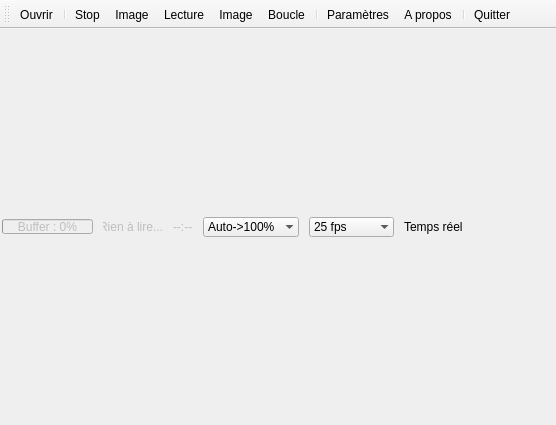
<?xml version="1.0" encoding="UTF-8"?>
<ui version="4.0">
 <class>MainWindow</class>
 <widget class="QMainWindow" name="MainWindow">
  <property name="geometry">
   <rect>
    <x>0</x>
    <y>0</y>
    <width>540</width>
    <height>425</height>
   </rect>
  </property>
  <property name="acceptDrops">
   <bool>true</bool>
  </property>
  <property name="windowTitle">
   <string>Duduf Frame Player</string>
  </property>
  <property name="windowIcon">
   <iconset resource="ressources.qrc">
    <normaloff>:/icones/dufrap</normaloff>:/icones/dufrap</iconset>
  </property>
  <property name="toolButtonStyle">
   <enum>Qt::ToolButtonTextBesideIcon</enum>
  </property>
  <property name="documentMode">
   <bool>true</bool>
  </property>
  <widget class="QWidget" name="mainWidget">
   <property name="acceptDrops">
    <bool>true</bool>
   </property>
   <layout class="QVBoxLayout" name="mainLayout">
    <property name="spacing">
     <number>0</number>
    </property>
    <property name="leftMargin">
     <number>0</number>
    </property>
    <property name="topMargin">
     <number>0</number>
    </property>
    <property name="rightMargin">
     <number>0</number>
    </property>
    <property name="bottomMargin">
     <number>0</number>
    </property>
    <item>
     <widget class="QWidget" name="playWidget" native="true">
      <property name="sizePolicy">
       <sizepolicy hsizetype="Preferred" vsizetype="Fixed">
        <horstretch>0</horstretch>
        <verstretch>0</verstretch>
       </sizepolicy>
      </property>
      <layout class="QHBoxLayout" name="horizontalLayout_3">
       <property name="spacing">
        <number>10</number>
       </property>
       <property name="leftMargin">
        <number>2</number>
       </property>
       <property name="topMargin">
        <number>5</number>
       </property>
       <property name="rightMargin">
        <number>2</number>
       </property>
       <property name="bottomMargin">
        <number>5</number>
       </property>
       <item>
        <widget class="QWidget" name="playControls" native="true">
         <property name="enabled">
          <bool>false</bool>
         </property>
         <layout class="QHBoxLayout" name="playControlsLayout_1">
          <property name="spacing">
           <number>10</number>
          </property>
          <property name="leftMargin">
           <number>0</number>
          </property>
          <property name="topMargin">
           <number>0</number>
          </property>
          <property name="rightMargin">
           <number>0</number>
          </property>
          <property name="bottomMargin">
           <number>0</number>
          </property>
          <item>
           <widget class="QProgressBar" name="bufferBar">
            <property name="maximumSize">
             <size>
              <width>120</width>
              <height>15</height>
             </size>
            </property>
            <property name="value">
             <number>0</number>
            </property>
            <property name="textVisible">
             <bool>true</bool>
            </property>
            <property name="format">
             <string>Buffer : %p%</string>
            </property>
           </widget>
          </item>
          <item>
           <widget class="QLabel" name="currentTCLabel">
            <property name="sizePolicy">
             <sizepolicy hsizetype="Preferred" vsizetype="Fixed">
              <horstretch>0</horstretch>
              <verstretch>0</verstretch>
             </sizepolicy>
            </property>
            <property name="minimumSize">
             <size>
              <width>60</width>
              <height>0</height>
             </size>
            </property>
            <property name="text">
             <string>Rien à lire...</string>
            </property>
            <property name="alignment">
             <set>Qt::AlignRight|Qt::AlignTrailing|Qt::AlignVCenter</set>
            </property>
           </widget>
          </item>
          <item>
           <layout class="QVBoxLayout" name="playControlsLayout">
            <property name="spacing">
             <number>2</number>
            </property>
           </layout>
          </item>
          <item>
           <widget class="QLabel" name="durationLabel">
            <property name="sizePolicy">
             <sizepolicy hsizetype="Preferred" vsizetype="Fixed">
              <horstretch>0</horstretch>
              <verstretch>0</verstretch>
             </sizepolicy>
            </property>
            <property name="text">
             <string>--:--</string>
            </property>
           </widget>
          </item>
         </layout>
        </widget>
       </item>
       <item>
        <widget class="QWidget" name="volumeWidget" native="true">
         <layout class="QHBoxLayout" name="horizontalLayout">
          <property name="spacing">
           <number>10</number>
          </property>
          <property name="leftMargin">
           <number>0</number>
          </property>
          <property name="topMargin">
           <number>0</number>
          </property>
          <property name="rightMargin">
           <number>0</number>
          </property>
          <property name="bottomMargin">
           <number>0</number>
          </property>
          <item>
           <widget class="QComboBox" name="zoomButton">
            <property name="currentIndex">
             <number>0</number>
            </property>
            <property name="maxVisibleItems">
             <number>15</number>
            </property>
            <property name="frame">
             <bool>false</bool>
            </property>
            <item>
             <property name="text">
              <string>Auto-&gt;100%</string>
             </property>
            </item>
            <item>
             <property name="text">
              <string>Auto</string>
             </property>
            </item>
            <item>
             <property name="text">
              <string>200%</string>
             </property>
            </item>
            <item>
             <property name="text">
              <string>150%</string>
             </property>
            </item>
            <item>
             <property name="text">
              <string>100%</string>
             </property>
            </item>
            <item>
             <property name="text">
              <string>75%</string>
             </property>
            </item>
            <item>
             <property name="text">
              <string>50%</string>
             </property>
            </item>
            <item>
             <property name="text">
              <string>25%</string>
             </property>
            </item>
            <item>
             <property name="text">
              <string>12%</string>
             </property>
            </item>
            <item>
             <property name="text">
              <string>5%</string>
             </property>
            </item>
           </widget>
          </item>
          <item>
           <widget class="QComboBox" name="fpsBox">
            <property name="currentIndex">
             <number>5</number>
            </property>
            <property name="maxVisibleItems">
             <number>15</number>
            </property>
            <property name="frame">
             <bool>false</bool>
            </property>
            <item>
             <property name="text">
              <string>8 fps</string>
             </property>
            </item>
            <item>
             <property name="text">
              <string>12 fps</string>
             </property>
            </item>
            <item>
             <property name="text">
              <string>15 fps</string>
             </property>
            </item>
            <item>
             <property name="text">
              <string>23.976 fps</string>
             </property>
            </item>
            <item>
             <property name="text">
              <string>24 fps</string>
             </property>
            </item>
            <item>
             <property name="text">
              <string>25 fps</string>
             </property>
            </item>
            <item>
             <property name="text">
              <string>29.97 fps</string>
             </property>
            </item>
            <item>
             <property name="text">
              <string>30 fps</string>
             </property>
            </item>
            <item>
             <property name="text">
              <string>50 fps</string>
             </property>
            </item>
            <item>
             <property name="text">
              <string>59.94 fps</string>
             </property>
            </item>
            <item>
             <property name="text">
              <string>60 fps</string>
             </property>
            </item>
           </widget>
          </item>
          <item>
           <widget class="QLabel" name="statusLabel">
            <property name="minimumSize">
             <size>
              <width>150</width>
              <height>0</height>
             </size>
            </property>
            <property name="text">
             <string>Temps réel</string>
            </property>
           </widget>
          </item>
         </layout>
        </widget>
       </item>
      </layout>
     </widget>
    </item>
   </layout>
  </widget>
  <widget class="QToolBar" name="mainToolBar">
   <property name="sizePolicy">
    <sizepolicy hsizetype="Preferred" vsizetype="Preferred">
     <horstretch>0</horstretch>
     <verstretch>0</verstretch>
    </sizepolicy>
   </property>
   <property name="iconSize">
    <size>
     <width>32</width>
     <height>32</height>
    </size>
   </property>
   <property name="toolButtonStyle">
    <enum>Qt::ToolButtonTextUnderIcon</enum>
   </property>
   <attribute name="toolBarArea">
    <enum>TopToolBarArea</enum>
   </attribute>
   <attribute name="toolBarBreak">
    <bool>false</bool>
   </attribute>
   <addaction name="actionOuvrir"/>
   <addaction name="separator"/>
   <addaction name="actionStop"/>
   <addaction name="actionImage_pr_c_dente"/>
   <addaction name="actionLecture"/>
   <addaction name="actionImage_Suivante"/>
   <addaction name="actionBoucle"/>
   <addaction name="separator"/>
   <addaction name="actionParam_tres"/>
   <addaction name="actionA_propos"/>
   <addaction name="separator"/>
   <addaction name="actionQuitter"/>
  </widget>
  <action name="actionQuitter">
   <property name="icon">
    <iconset resource="ressources.qrc">
     <normaloff>:/icones/quit</normaloff>:/icones/quit</iconset>
   </property>
   <property name="text">
    <string>Quitter</string>
   </property>
   <property name="shortcut">
    <string>Ctrl+Q</string>
   </property>
   <property name="shortcutContext">
    <enum>Qt::ApplicationShortcut</enum>
   </property>
  </action>
  <action name="actionOuvrir">
   <property name="icon">
    <iconset resource="ressources.qrc">
     <normaloff>:/icones/folder_open</normaloff>:/icones/folder_open</iconset>
   </property>
   <property name="text">
    <string>Ouvrir...</string>
   </property>
   <property name="shortcut">
    <string>Ctrl+O</string>
   </property>
   <property name="shortcutContext">
    <enum>Qt::ApplicationShortcut</enum>
   </property>
  </action>
  <action name="actionLecture">
   <property name="checkable">
    <bool>true</bool>
   </property>
   <property name="icon">
    <iconset resource="ressources.qrc">
     <normaloff>:/icones/play</normaloff>:/icones/play</iconset>
   </property>
   <property name="text">
    <string>Lecture</string>
   </property>
   <property name="shortcut">
    <string>Space</string>
   </property>
   <property name="shortcutContext">
    <enum>Qt::ApplicationShortcut</enum>
   </property>
  </action>
  <action name="actionStop">
   <property name="icon">
    <iconset resource="ressources.qrc">
     <normaloff>:/icones/stop</normaloff>:/icones/stop</iconset>
   </property>
   <property name="text">
    <string>Stop</string>
   </property>
   <property name="shortcut">
    <string>Ctrl+Space</string>
   </property>
   <property name="shortcutContext">
    <enum>Qt::ApplicationShortcut</enum>
   </property>
  </action>
  <action name="actionBoucle">
   <property name="checkable">
    <bool>true</bool>
   </property>
   <property name="icon">
    <iconset resource="ressources.qrc">
     <normaloff>:/icones/loop</normaloff>:/icones/loop</iconset>
   </property>
   <property name="text">
    <string>Boucle</string>
   </property>
   <property name="shortcut">
    <string>Ctrl+L</string>
   </property>
   <property name="shortcutContext">
    <enum>Qt::ApplicationShortcut</enum>
   </property>
  </action>
  <action name="actionImage_Suivante">
   <property name="icon">
    <iconset resource="ressources.qrc">
     <normaloff>:/icones/next_frame</normaloff>:/icones/next_frame</iconset>
   </property>
   <property name="text">
    <string>Image Suivante</string>
   </property>
   <property name="iconText">
    <string>Image</string>
   </property>
  </action>
  <action name="actionImage_pr_c_dente">
   <property name="icon">
    <iconset resource="ressources.qrc">
     <normaloff>:/icones/prev_frame</normaloff>:/icones/prev_frame</iconset>
   </property>
   <property name="text">
    <string>Image précédente</string>
   </property>
   <property name="iconText">
    <string>Image</string>
   </property>
  </action>
  <action name="actionParam_tres">
   <property name="icon">
    <iconset resource="ressources.qrc">
     <normaloff>:/icones/params</normaloff>:/icones/params</iconset>
   </property>
   <property name="text">
    <string>Paramètres</string>
   </property>
  </action>
  <action name="actionA_propos">
   <property name="icon">
    <iconset resource="ressources.qrc">
     <normaloff>:/icones/duduf</normaloff>:/icones/duduf</iconset>
   </property>
   <property name="text">
    <string>A propos</string>
   </property>
  </action>
 </widget>
 <layoutdefault spacing="6" margin="11"/>
 <resources>
  <include location="ressources.qrc"/>
 </resources>
 <connections/>
</ui>
